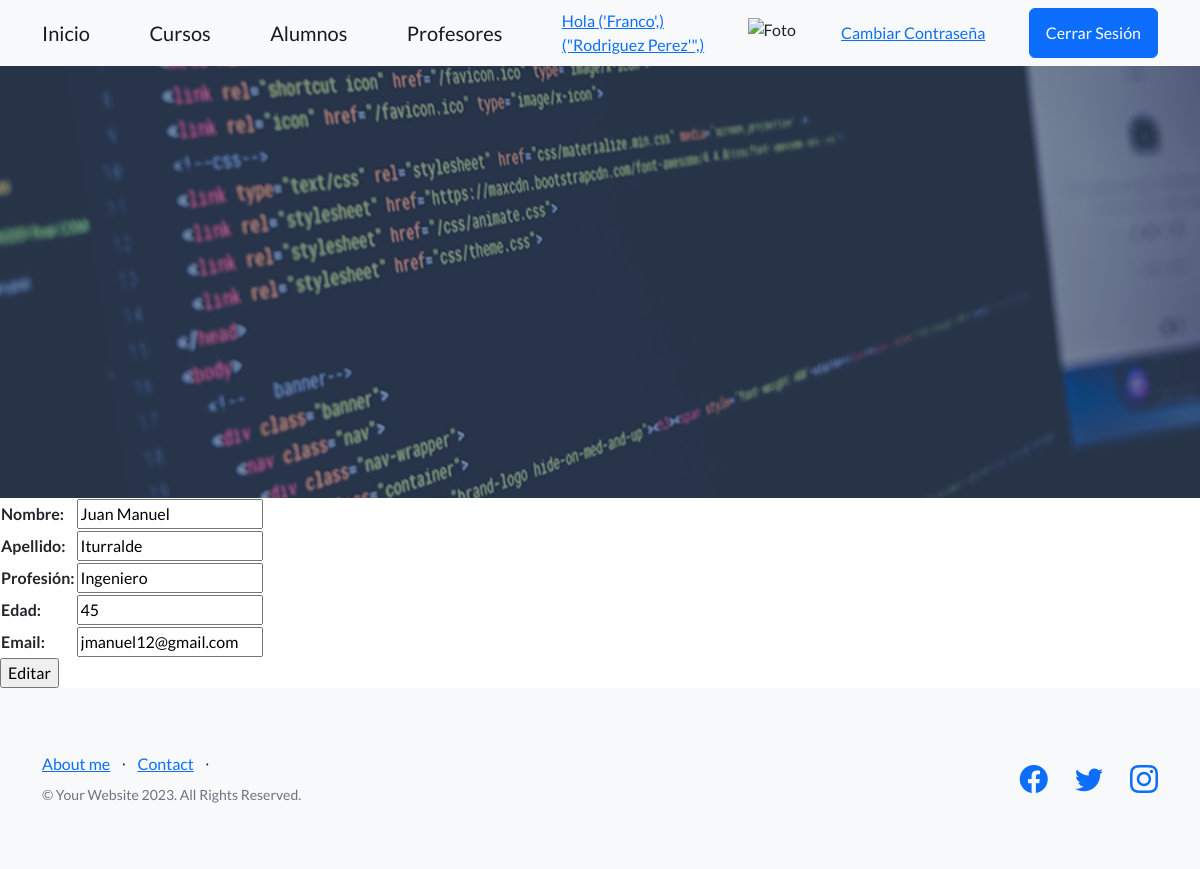
Screenshot of /AppCoderPE3/editar_profesor/Juan Manuel (signed in) with the database file from the repository.
### AppCoderPE3/models.py (models this page shows, shortened)
class Profesor(models.Model):
    nombre = models.CharField(max_length=30)
    apellido = models.CharField(max_length=30)
    edad = models.IntegerField()
    email = models.EmailField()
    profesión = models.CharField(max_length=30)

### AppCoderPE3/views.py (the view, shortened to what this page needs)
# urls.py: path("editar_profesor/<nombreProfe>", editarProfesor, name="profe_editar"),
def editarProfesor(request, nombreProfe):
    profesor = Profesor.objects.get(nombre=nombreProfe)
    formulario = ProfesorFormulario(initial={"nombre":profesor.nombre,
                                             "apellido":profesor.apellido,
                                             "edad":profesor.edad,
                                             "profesión":profesor.profesión,
                                             "email":profesor.email})
    return render(request, "AppCoderPE3/editar_profesor.html", {"form":formulario, "nombre":nombreProfe})

### AppCoderPE3/forms.py
class ProfesorFormulario(forms.Form):
    nombre = forms.CharField(max_length=30)
    apellido = forms.CharField(max_length=30)
    profesión = forms.CharField(max_length=30)
    edad = forms.IntegerField()
    email = forms.EmailField()

### AppCoderPE3/templates/AppCoderPE3/editar_profesor.html
{% extends "AppCoderPE3/padre.html" %}
{% block parrafo %}
<form action="" method="POST"> {% csrf_token %}
    <table>
        {{form.as_table}}
    </table>
    <input type="submit" value="Editar">
</form>
{% endblock %}

### AppCoderPE3/templates/AppCoderPE3/padre.html (shortened to what this page needs)
<!DOCTYPE html>
<html lang="en">
    <head>
        {% load static %}
        <link href="https://cdn.jsdelivr.net/npm/bootstrap-icons@1.5.0/font/bootstrap-icons.css" rel="stylesheet" type="text/css" />
        <link href="{% static 'AppCoderPE3/css/styles.css' %}" rel="stylesheet" />
    </head>
    <body>
        <nav class="navbar navbar-light bg-light static-top">
            <div class="container">
                <a class="navbar-brand" href="{% url 'Busqueda' %}">Inicio</a>
                {% if user.is_authenticated %}
                <a class="navbar-brand" href="{% url 'Cursos' %}">Cursos</a>
                <a class="navbar-brand" href="{% url 'Alumnos' %}">Alumnos</a>
                <a class="navbar-brand" href="{% url 'Profesores' %}">Profesores</a>
                {% endif %}
                {% if user.is_authenticated %}
                <a href="{% url 'Editar Usuario' %}">Hola {{user.first_name}}<br>{{user.last_name}}</a>
                <img src="{{user.avatar_set.last.url}}" width="50px" height="30px" alt="Foto avatar usuario">
                <a href="{% url 'Cambiar Contraseña' %}">Cambiar Contraseña</a>
                <a class="btn btn-primary" href="{% url 'Cerrar Sesion' %}">Cerrar Sesión</a>
                {% else %}
                <a class="btn btn-primary" href="{% url 'Iniciar Sesion' %}">Iniciar Sesión</a>
                <a class="btn btn-primary" href="{% url 'Registrar' %}">Registrarse</a>
                {% endif %}
            </div>
        </nav>
        <header class="masthead">
            <div class="container position-relative">
                <div class="row justify-content-center">
                    <div class="col-xl-6">
                    </div>
                </div>
            </div>
        </header>
        {% block parrafo %}
        {% endblock %}
        <footer class="footer bg-light">
            <div class="container">
                <div class="row">
                    <div class="col-lg-6 h-100 text-center text-lg-start my-auto">
                        <ul class="list-inline mb-2">
                            <li class="list-inline-item"><a href="{% url 'Sobre Mi' %}">About me</a></li>
                            <li class="list-inline-item">⋅</li>
                            <li class="list-inline-item"><a href="#!">Contact</a></li>
                            <li class="list-inline-item">⋅</li>
                        </ul>
                        <p class="text-muted small mb-4 mb-lg-0">&copy; Your Website 2023. All Rights Reserved.</p>
                    </div>
                    <div class="col-lg-6 h-100 text-center text-lg-end my-auto">
                        <ul class="list-inline mb-0">
                            <li class="list-inline-item me-4">
                                <a href="https://facebook.com" target="_blank"><i class="bi-facebook fs-3"></i></a>
                            </li>
                            <li class="list-inline-item me-4">
                                <a href="https://twitter.com/" target="_blank"><i class="bi-twitter fs-3"></i></a>
                            </li>
                            <li class="list-inline-item">
                                <a href="https://www.instagram.com/" target="_blank"><i class="bi-instagram fs-3"></i></a>
                            </li>
                        </ul>
                    </div>
                </div>
            </div>
        </footer>
    </body>
</html>

### rows the page displays
Profesor: nombre "Juan Manuel", apellido "Iturralde", profesión "Ingeniero", edad "45", email "jmanuel12@gmail.com"

### other values shown
{{ user.first_name }} "('Franco',)"
{{ user.last_name }} "(\"Rodriguez Perez'\",)"
